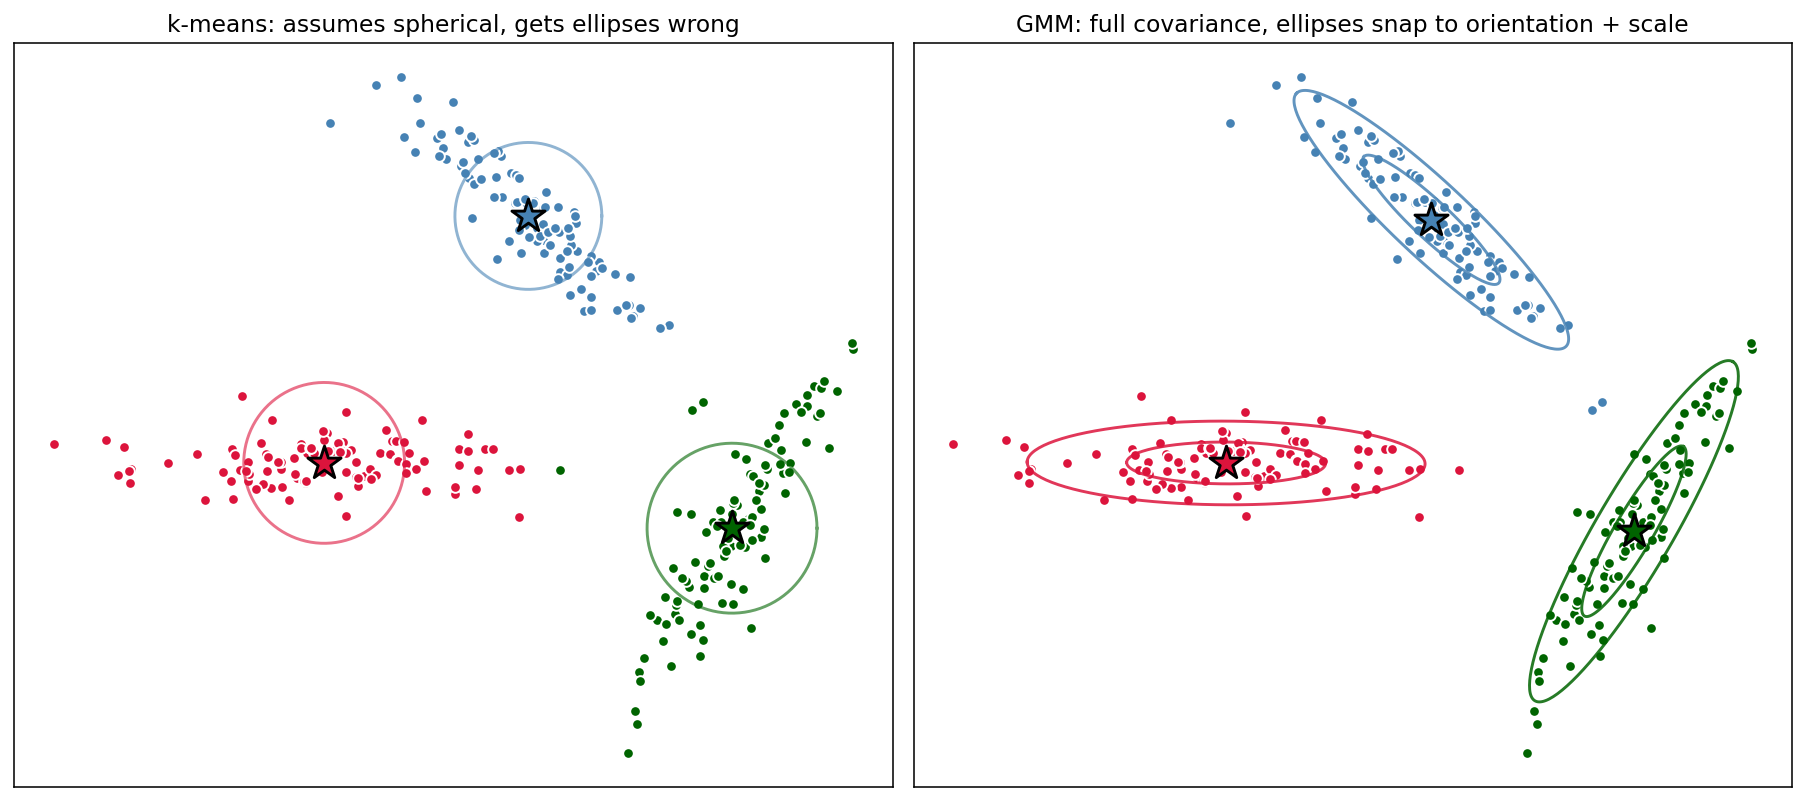

The Python source for this figure:
"""Side-by-side: same elongated 3-cluster dataset, k-means assumes spherical
(slices through ellipses), GMM fits full covariance ellipses correctly.

Output: diagram_gmm_vs_kmeans.png
"""

import numpy as np
import matplotlib.pyplot as plt

from from_scratch import KMeans, GaussianMixture, make_elongated


def draw_ellipse(ax, mean, cov, color, lw=1.5):
    eigvals, eigvecs = np.linalg.eigh(cov)
    order = eigvals.argsort()[::-1]
    eigvals = eigvals[order]
    eigvecs = eigvecs[:, order]
    angle = np.degrees(np.arctan2(eigvecs[1, 0], eigvecs[0, 0]))
    theta = np.linspace(0, 2 * np.pi, 200)
    for n_sigma in [1, 2]:
        a = n_sigma * np.sqrt(eigvals[0])
        b = n_sigma * np.sqrt(eigvals[1])
        x = a * np.cos(theta)
        y = b * np.sin(theta)
        rot = np.array([[np.cos(np.radians(angle)), -np.sin(np.radians(angle))],
                        [np.sin(np.radians(angle)),  np.cos(np.radians(angle))]])
        xy = rot @ np.vstack([x, y])
        ax.plot(mean[0] + xy[0], mean[1] + xy[1], color=color, lw=lw, alpha=0.85)


def main():
    X, _ = make_elongated(n=300, seed=3)
    km = KMeans(n_clusters=3, seed=0).fit(X)
    gmm = GaussianMixture(n_components=3, seed=0).fit(X)

    fig, axes = plt.subplots(1, 2, figsize=(13, 6))
    colors = ["steelblue", "crimson", "darkgreen"]

    # k-means panel
    ax = axes[0]
    for k in range(3):
        mask = km.labels_ == k
        ax.scatter(X[mask, 0], X[mask, 1], c=colors[k], edgecolors="white", s=30, zorder=2)
        ax.scatter(*km.centroids_[k], marker="*", c=colors[k], edgecolors="black",
                   s=320, lw=1.5, zorder=4)
        # k-means implies isotropic, draw a circle of radius = mean distance
        if mask.any():
            r = np.linalg.norm(X[mask] - km.centroids_[k], axis=1).mean()
            theta = np.linspace(0, 2 * np.pi, 200)
            ax.plot(km.centroids_[k, 0] + r * np.cos(theta),
                    km.centroids_[k, 1] + r * np.sin(theta),
                    color=colors[k], lw=1.5, alpha=0.6)
    ax.set_title("k-means: assumes spherical, gets ellipses wrong")
    ax.set_aspect("equal")
    ax.set_xticks([]); ax.set_yticks([])

    # GMM panel
    ax = axes[1]
    labels = gmm.predict(X)
    for k in range(3):
        mask = labels == k
        ax.scatter(X[mask, 0], X[mask, 1], c=colors[k], edgecolors="white", s=30, zorder=2)
        ax.scatter(*gmm.means_[k], marker="*", c=colors[k], edgecolors="black",
                   s=320, lw=1.5, zorder=4)
        draw_ellipse(ax, gmm.means_[k], gmm.covariances_[k], colors[k])
    ax.set_title("GMM: full covariance, ellipses snap to orientation + scale")
    ax.set_aspect("equal")
    ax.set_xticks([]); ax.set_yticks([])

    fig.tight_layout()
    fig.savefig("diagram_gmm_vs_kmeans.png", dpi=140, bbox_inches="tight")
    print("wrote diagram_gmm_vs_kmeans.png")


if __name__ == "__main__":
    main()
